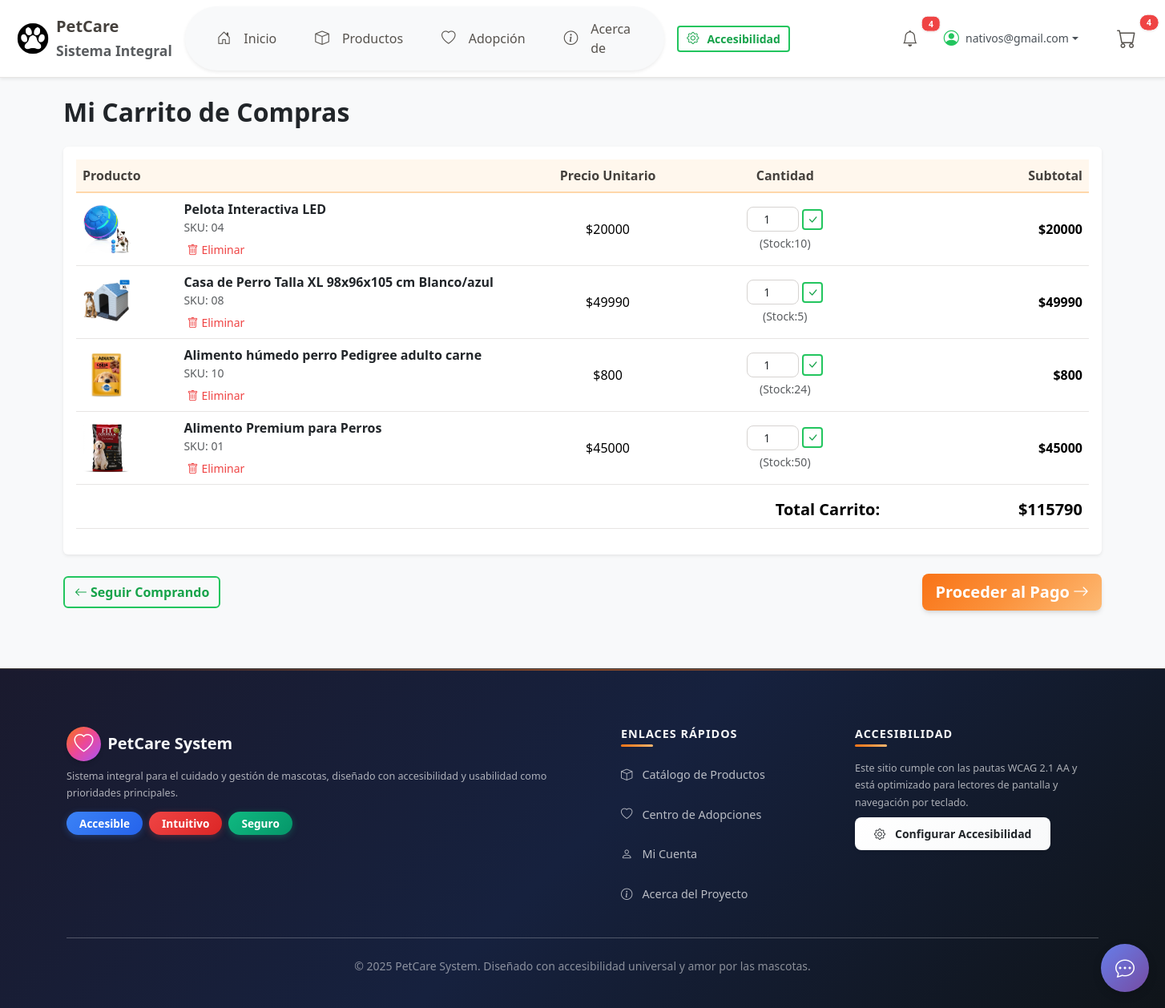
Before: /cart/ (signed in) with the older database file.
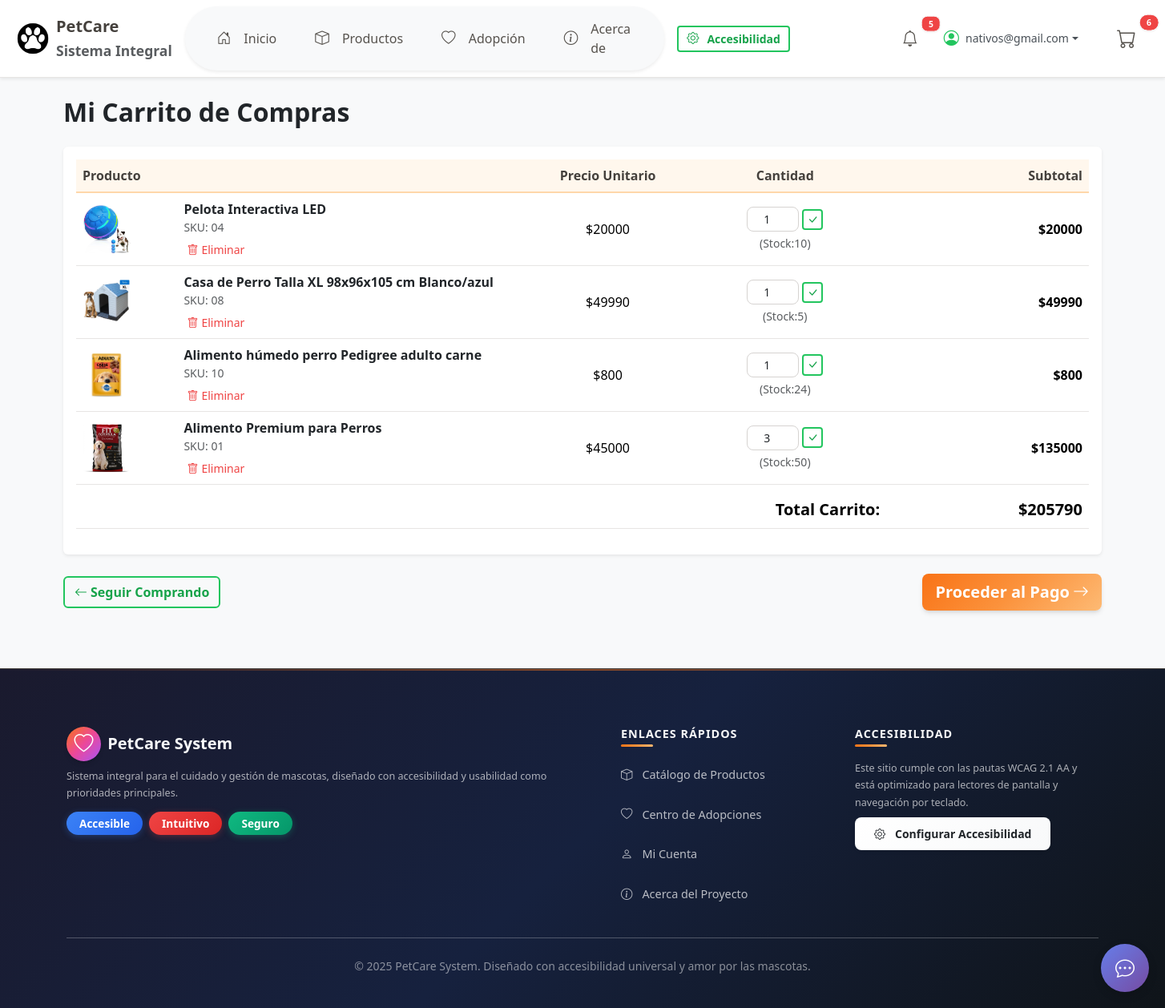
After: the same page with the newer database file.
### cart/models.py (models this page shows, shortened)
class CartItem(models.Model):
    cart = models.ForeignKey(Cart, related_name='items', on_delete=models.CASCADE) #
    product = models.ForeignKey(Product, on_delete=models.CASCADE, related_name='cart_items') #
    quantity = models.PositiveIntegerField(default=1) #
    added_at = models.DateTimeField(auto_now_add=True) #
    class Meta:
        unique_together = ('cart', 'product') #
        ordering = ['added_at'] #
    @property
    def total_price(self):
        if self.product and self.product.price is not None:
             return self.product.price * self.quantity #
        return 0 #

class Cart(models.Model):
    user = models.OneToOneField(
        settings.AUTH_USER_MODEL, #
        null=True,
        blank=True,
        on_delete=models.CASCADE,
        related_name='cart' #
    )
    session_key = models.CharField(max_length=40, null=True, blank=True, unique=True, db_index=True) #
    created_at = models.DateTimeField(auto_now_add=True) #
    updated_at = models.DateTimeField(auto_now=True) #
    @property
    def total_cart_price(self):
        return sum(item.total_price for item in self.items.all()) #
    @property
    def total_items(self):
        return sum(item.quantity for item in self.items.all()) #

### catalog/models.py (models this page shows, shortened)
class Product(models.Model):
    sku = models.CharField(_("SKU"), max_length=3, unique=True)
    name = models.CharField(_("Nombre"), max_length=120)
    category = models.CharField(_("Categoría"), max_length=8, choices=Category.choices)
    price = models.DecimalField(_("Precio"), max_digits=10, decimal_places=2)
    stock = models.PositiveIntegerField(_("Stock"), default=0)
    description = models.TextField(_("Descripción"), blank=True)
    image = models.ImageField(_("Imagen"), upload_to="products/", blank=True, null=True)
    is_active = models.BooleanField(_("Activo"), default=True)
    created_at = models.DateTimeField(auto_now_add=True)
    class Meta:
        ordering = ["name"]
        verbose_name = _("Producto")
        verbose_name_plural = _("Productos")
        indexes = [
            models.Index(fields=['category', 'is_active']),
            models.Index(fields=['sku']),
        ]

### cart/views.py (the view)
# urls.py: path('', views.cart_detail, name='cart_detail'), #
def cart_detail(request):
    cart = get_or_create_cart(request)
    context = {'cart': cart}
    return render(request, 'cart/cart_detail.html', context)

### templates/cart/cart_detail.html (shortened to what this page needs)
{% extends "base.html" %}
{% load static %}
{% load humanize %}
{% load i18n %}
{% block content %}
    <h2 class="fw-bold mb-4">{% trans "Mi Carrito de Compras" %}</h2>
    {% if cart and cart.items.exists %}
    <div class="table-responsive shadow-sm bg-white rounded p-3">
        <table class="table table-hover align-middle">
            <thead>
                <tr>
                    <th scope="col" style="width: 10%;">{% trans "Producto" %}</th>
                    <th scope="col" style="width: 35%;"></th>
                    <th scope="col" class="text-center" style="width: 15%;">{% trans "Precio Unitario" %}</th>
                    <th scope="col" class="text-center" style="width: 20%;">{% trans "Cantidad" %}</th>
                    <th scope="col" class="text-end" style="width: 20%;">{% trans "Subtotal" %}</th>
                </tr>
            </thead>
            <tbody>
                {% for item in cart.items.all %}
                <tr>
                    <td>
                        {% if item.product.image %}
                            <img src="{{ item.product.image.url }}" alt="{{ item.product.name }}" class="img-fluid rounded" style="max-height: 60px; object-fit: cover;">
                        {% else %}
                            <div class="bg-light rounded d-flex align-items-center justify-content-center" style="height: 60px; width: 60px;">
                                <i class="bi bi-box-seam text-secondary fs-3" role="img" aria-label="{% trans 'Imagen de producto no disponible' %}"></i>
                            </div>
                        {% endif %}
                    </td>
                    <td>
                        <span class="text-dark fw-bold">{{ item.product.name }}</span>
                        <div class="small text-muted">SKU: {{ item.product.sku }}</div>
                        <form action="{% url 'cart:remove_from_cart' item.id %}" method="post" class="mt-1"> {% csrf_token %}
                            <button type="submit" class="btn btn-sm btn-outline-danger p-1 lh-1 border-0 text-danger" aria-label="{% trans 'Eliminar' %} {{ item.product.name }} {% trans 'del carrito' %}">
                                <i class="bi bi-trash me-1" aria-hidden="true"></i>{% trans "Eliminar" %}
                            </button>
                        </form>
                    </td>
                    <td class="text-center">${{ item.product.price|floatformat:0 }}</td>
                    <td class="text-center">
                        <form action="{% url 'cart:update_cart_item' item.id %}" method="post" class="d-inline-flex align-items-center"> {% csrf_token %}
                            <input type="number" name="quantity" value="{{ item.quantity }}"
                                   min="1" max="{{ item.product.stock }}"
                                   class="form-control form-control-sm text-center me-1" style="width: 65px;"
                                   aria-label="{% trans 'Cantidad de' %} {{ item.product.name }}">
                            <button type="submit" class="btn btn-sm btn-outline-secondary p-1 lh-1" aria-label="{% trans 'Actualizar cantidad de' %} {{ item.product.name }}">
                                <i class="bi bi-check-lg" aria-hidden="true"></i>
                            </button>
                        </form>
                        <div class="small text-muted mt-1">({% trans "Stock:" %}{{ item.product.stock }})</div>
                    </td>
                    <td class="text-end fw-bold">${{ item.total_price|floatformat:0 }}</td>
                </tr>
                {% endfor %}
            </tbody>
            <tfoot>
                <tr>
                    <td colspan="4" class="text-end fs-5 fw-bold border-top pt-3">{% trans "Total Carrito:" %}</td>
                    <td class="text-end fs-5 fw-bold border-top pt-3">${{ cart.total_cart_price|floatformat:0 }}</td>
                </tr>
            </tfoot>
        </table>
    </div>
    <div class="d-flex justify-content-between align-items-center mt-4">
        <a href="{% url 'catalog:product_list' %}" class="btn btn-outline-secondary"> <i class="bi bi-arrow-left me-1" aria-hidden="true"></i>{% trans "Seguir Comprando" %} </a>
        {% if user.is_authenticated %}
        <a href="{% url 'orders:checkout' %}" class="btn btn-primary btn-lg"> {% trans "Proceder al Pago" %}<i class="bi bi-arrow-right ms-1" aria-hidden="true"></i> </a>
        {% else %}
        <a href="{% url 'accounts:login' %}?next={% url 'orders:checkout' %}" class="btn btn-primary btn-lg"> {% trans "Iniciar Sesión para Comprar" %}<i class="bi bi-arrow-right ms-1" aria-hidden="true"></i> </a>
        {% endif %}
    </div>
    {% endif %}
{% endblock %}

### templates/base.html (shortened to what this page needs)
{% load static %}
{% load i18n %}
{% load cart_tags %}
{% load accounts_tags %}
<!DOCTYPE html>
<html lang="{{ request.LANGUAGE_CODE }}">
<head>
    <link href="https://cdn.jsdelivr.net/npm/bootstrap@5.3.3/dist/css/bootstrap.min.css" rel="stylesheet" />
    <link href="https://cdn.jsdelivr.net/npm/bootstrap-icons@1.11.3/font/bootstrap-icons.css" rel="stylesheet" />
    <link rel="stylesheet" href="{% static 'css/colors.css' %}" />
    <link rel="stylesheet" href="{% static 'css/bootstrap-overrides.css' %}" />
    <link rel="stylesheet" href="{% static 'css/style.css' %}" />
    <link rel="stylesheet" href="{% static 'css/accessibility.css' %}" />
    <link rel="stylesheet" href="{% static 'css/base.css' %}" />
    {% if OPENAI_ENABLED %}
    <link rel="stylesheet" href="{% static 'css/chatbot.css' %}" />
    {% endif %}
</head>
<body class="bg-light">
    {% get_cart as current_cart %}
    <nav class="navbar navbar-expand-lg bg-white shadow-sm p-2 d-none d-lg-block"
        style="position: relative; z-index: 1030;">
        <div class="container-fluid" style="position: relative;">
            <a class="navbar-brand d-flex align-items-center" href="{% url 'home' %}">
                <img src="{% static 'img/png/Icono1.png' %}" alt="PetCare Logo" style="width: 42px" />
                <span class="ms-2">
                    <span class="fw-bold">PetCare</span><br />
                    <small class="text-muted">Sistema Integral</small>
                </span>
            </a>
            <div class="mx-auto rounded-pill bg-light shadow-sm px-4 py-2 d-flex gap-3 align-items-center">
                <a class="nav-link {% if request.resolver_match.url_name == 'home' %}active fw-bold{% endif %} d-flex align-items-center"
                    href="{% url 'home' %}">
                    <i class="bi bi-house-door" aria-hidden="true"></i> <span class="ms-2">Inicio</span>
                </a>
                <a class="nav-link {% if request.resolver_match.app_name == 'catalog' %}active fw-bold{% endif %} d-flex align-items-center"
                    href="{% url 'catalog:product_list' %}">
                    <i class="bi bi-box" aria-hidden="true"></i> <span class="ms-2">Productos</span>
                </a>
                <a class="nav-link {% if request.resolver_match.app_name == 'adoption' %}active fw-bold{% endif %} d-flex align-items-center"
                    href="{% url 'adoption:list'%}">
                    <i class="bi bi-heart" aria-hidden="true"></i> <span class="ms-2">Adopción</span>
                </a>
                <a class="nav-link {% if request.resolver_match.url_name == 'about' %}active fw-bold{% endif %} d-flex align-items-center"
                    href="{% url 'about' %}">
                    <i class="bi bi-info-circle" aria-hidden="true"></i> <span class="ms-2">Acerca de</span>
                </a>
            </div>
            <div class="d-flex align-items-center gap-2 ms-3">
                <a class="btn btn-outline-secondary btn-sm d-flex align-items-center" href="{% url 'accessibility' %}">
                    <i class="bi bi-gear me-1" aria-hidden="true"></i><span>Accesibilidad</span>
                </a>
                <div id="google_translate_element" class="me-2" style="display: block; min-width: 100px; min-height: 30px;"></div>
                {% if request.user.is_authenticated %}
                {% get_unread_notifications_count request.user as unread_count %}
                <a class="nav-link position-relative me-2" href="{% url 'accounts:notifications' %}"
                    aria-label="{% trans 'Ver notificaciones' %}">
                    <i class="bi bi-bell fs-5" aria-hidden="true"></i>
                    {% if unread_count > 0 %}
                    <span class="position-absolute top-0 start-100 translate-middle badge r
                            ounded-pill bg-danger border border-light" style="font-size: 0.65em;">
                        {{ unread_count }}
                    </span>
                    {% endif %}
                </a>
                <div class="dropdown me-3">
                    <a class="d-flex align-items-center text-decoration-none dropdown-toggle" href="#" role="button"
                        id="userDropdown" data-bs-toggle="dropdown" data-bs-auto-close="true" aria-expanded="false"
                        style="color: #495057; cursor: pointer; white-space: nowrap;">
                        <i class="bi bi-person-circle me-2 text-success" style="font-size: 1.2rem;"></i>
                        <div class="d-flex flex-column align-items-start">
                            <span class="small" style="font-weight: 500;">{{request.user.email|default:request.user.username }}</span>
                        </div>
                    </a>
                                {% get_unread_notifications_count request.user as unread_count %}
                </div>
                {% endif %}
                <a class="nav-link position-relative ms-2" href="{% url 'cart:cart_detail' %}"
                    aria-label="{% trans 'Ver carrito de compras' %}">
                    <i class="bi bi-cart fs-4" aria-hidden="true"></i>
                    {% with item_count=current_cart|cart_item_count %}
                    {% if item_count > 0 %}
                    <span
                        class="position-absolute top-0 start-100 translate-middle badge rounded-pill bg-danger border border-light"
                        style="font-size: 0.65em;">
                        {{ item_count }}
                    </span>
                    {% endif %}
                    {% endwith %}
                </a>
            </div>
        </div>
    </nav>
                            {% get_current_language as LANGUAGE_CODE %}
                            {% get_available_languages as LANGUAGES %}
                            {% get_language_info_list for LANGUAGES as languages %}
    <main class="container py-4">
        {% block content %}{% endblock %}
    </main>
    <footer class="footer-dark text-white mt-5 pt-5 pb-3">
        <div class="container-lg py-4">
            <div class="row gy-4">
                <div class="col-md-6 d-flex flex-column align-items-start">
                    <div class="d-flex align-items-center mb-2">
                        <div class="logo-footer d-flex align-items-center justify-content-center rounded-circle me-2"
                            style="width: 2.7rem; height: 2.7rem; background: var(--gradient-warm); box-shadow: var(--shadow-md);">
                            <i class="bi bi-heart fs-4 text-white" role="img"
                                aria-label="{% trans 'Icono de corazón' %}"></i>
                        </div>
                        <span class="fs-5 fw-bold text-light">PetCare System</span>
                    </div>
                    <p class="mb-2 small text-start">
                    </p>
                    <div class="d-flex gap-2 mt-1">
                        <span class="badge rounded-pill badge-accesible">Accesible</span>
                        <span class="badge rounded-pill badge-intuitivo">Intuitivo</span>
                        <span class="badge rounded-pill badge-seguro">Seguro</span>
                    </div>
                </div>
                <div class="col-md-3 px-lg-5 text-start">
                    <h6 class="fw-bold mb-3 text-light">Enlaces Rápidos</h6>
                    <ul class="list-unstyled">
                        <li><a href="{% url 'catalog:product_list' %}" class="text-decoration-none"><i class="bi bi-box me-1" aria-hidden="true"></i>Catálogo de Productos</a></li>
                        <li><a href="{% url 'adoption:list'%}" class="text-decoration-none"><i class="bi bi-heart me-1" aria-hidden="true"></i>Centro de Adopciones</a></li>
                        <li><a href="{% url 'accounts:profile' %}" class="text-decoration-none"><i class="bi bi-person me-1" aria-hidden="true"></i>Mi Cuenta</a></li>
                        <li><a href="{% url 'about' %}" class="text-decoration-none"><i class="bi bi-info-circle me-1" aria-hidden="true"></i>Acerca del Proyecto</a></li>
                    </ul>
                </div>
                <div class="col-md-3 text-start">
                    <h6 class="fw-bold mb-3 text-light">Accesibilidad</h6>
                    <p class="small mb-2">
                    </p>
                    <a href="{% url 'accessibility' %}" class="btn btn-light shadow-sm btn-sm">
                        <i class="bi bi-gear me-1" aria-hidden="true"></i>Configurar Accesibilidad
                    </a>
                </div>
            </div>
            <hr class="my-4" style="border-color: rgba(255, 255, 255, 0.25);" />
            <div class="text-center small">
                {% now "Y" as current_year %}
            </div>
        </div>
    </footer>
    {% if OPENAI_ENABLED %}
    <div id="chatbot-widget" class="chatbot-widget">
        <div id="chatbot-toggle" class="chatbot-toggle">
            <i class="bi bi-chat-dots"></i>
        </div>
    </div>
    {% endif %}
</body>
</html>

Changed rows visible on the page:
changed CartItem "Alimento Premium para Perros": quantity "1" → "3"; total_price "45000" → "135000"
changed through a linked row, Cart: total_cart_price "115790" → "205790"
Other visible differences:
{{ unread_count }}: "4" → "5"
{{ item_count }}: "4" → "6"
